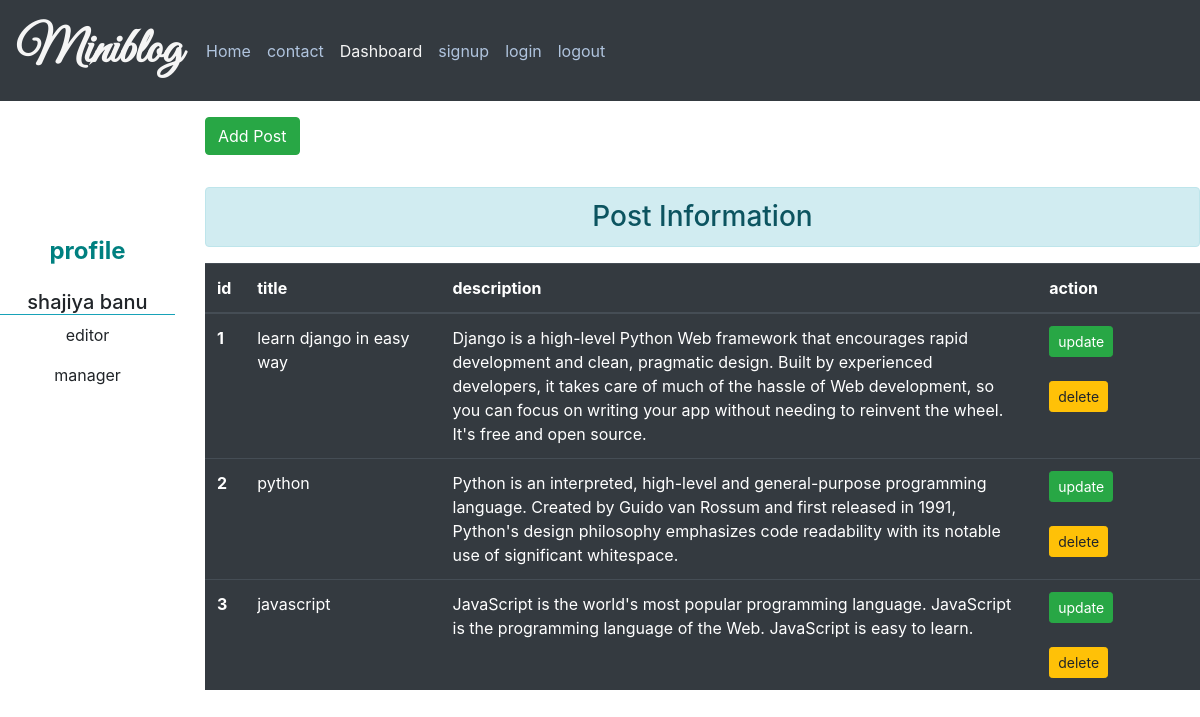
The app's page /dashboard/ (signed in) with its own data.
### blog/models.py (models this page shows)
class blog(models.Model):
    title=models.CharField(max_length=70)
    desc=models.TextField()

### blog/views.py (the view)
# urls.py: path('dashboard/',views.dashboard,name='dashboard'),
def dashboard(request):
    if request.user.is_authenticated:
        if request.method=='POST':
            fm=blog(request.POST)
            user=fm.save()
            group=Group.objects.get(name='editor')
            user.groups.add(group)
        stud=blog.objects.all()
        user=request.user
        full_name=user.get_full_name()
        gps=user.groups.all()
        return render(request,'dashboard.html',{'stud':stud,'full_name':full_name,'groups':gps,'dashboard':'active'})
    else:
        return HttpResponseRedirect('/login/')

### blog/templates/dashboard.html (shortened to what this page needs)
{% extends 'base.html' %}
{% block side %}
<div class="col-sm-2 text-center my-5 py-5"> <br>
  <h4 class="py-3 text-center profile group">profile</h4>
  <h5 class=" border-bottom border-info">{{full_name}}</h5>
  {% for groups in groups %}
  <p>{{groups.name}}</p>
  {% endfor %}
</div>
{% endblock side %}
{% block content %}
<div class="col-sm-10 ">
<a href="{% url 'add' %}" class="btn btn-success my-3 my-3" >Add Post</a>
<h3 class="alert alert-info mt-3 text-center">  Post Information </h1>
    <table class="table table-hover table-dark">
  <thead>
    <tr>
      <th scope="col" style="width: 2%;">id</th>
      <th scope="col" style="width: 18%;">title</th>
      <th scope="col" style="width: 55%;">description</th>
      <th scope="col" style="width: 15%;">action</th>
    </tr>
  </thead>
  <tbody>
  {% for stud in stud %}
    <tr>
      <th scope="row">{{stud.id}}</td>
      <td>{{stud.title}}</td>
      <td>{{stud.desc}}</td>
      <td > <a href="{% url 'update' stud.id %}" class="btn btn-sm btn-success">update</a> <br><br>
      {% if perms.blog.delete_blog %}
      <form action="{% url 'delete' stud.id %}" class="d-inline" method='POST'>
      <input type="submit" class="btn btn-sm btn-warning" value="delete">
      </form>
      {% endif %}
      {% endfor %}
      </td>
      </tr>
  </tbody>
</table>
{% endblock content %}

### blog/templates/base.html (shortened to what this page needs)
<!DOCTYPE html>
{% load static %}
<html lang="en">
<head>
    <link rel="stylesheet" href="{% static 'css/bootstrap.min.css' %}">
    <link rel="stylesheet" href="{% static 'css/all.min.css' %}">
    <link rel="stylesheet" href="{% static 'css/style.css' %}">
</head>
<body>
<div class="containr-fluid">
      <nav class="navbar navbar-expand-lg navbar-light bg-dark">
        <a class="navbar-brand nav-colo" >Miniblog</a>
        <div class="collapse navbar-collapse" id="navbarNavAltMarkup">
          <div class="navbar-nav">
            <a class="nav-link {{home}} nav-colo" href="{% url 'home' %}">Home<span class="sr-only">(current)</span></a>
            <a class="nav-link {{contact}} nav-colo" href="{% url 'contact' %}">contact</a>
            <a class="nav-link {{dashboard}} nav-colo" href="{% url 'dashboard' %}">Dashboard</a>
            <a class="nav-link {{signup}} nav-colo" href="{% url 'signup' %}">signup</a>
            <a class="nav-link {{login}} nav-colo" href="{% url 'login' %}">login</a>
            <a class="nav-link {{logout}} nav-colo" href="{% url 'logout' %}">logout</a>
          </div>
        </div>
      </nav>
</div>
<div class="row">
      {% block side %}
      {% endblock side %}
        {% block content %}
        {% endblock %}
</div>
</body>
</html>

### blog/static/css/style.css (style rules this page uses)
.nav-colo { color: lightsteelblue !important; font-weight:420; }
.navbar-brand { color:whitesmoke !important; font-weight: bold; font-family: 'Great Vibes', cursive; font-size: 50px; }
a.nav-link.active { color: whitesmoke !important; }
.profile { font-weight: bold; }
.group { color: teal !important; }

### records on screen
blog: id "1", title "learn django in easy way", desc "Django is a high-level Python Web framework that encourages rapid development and clean, pragmatic design. Built by experienced developers, it takes care of much of the hassle of Web development, so you can focus on writing your app without needing to reinvent the wheel. It's free and open source."
blog: id "2", title "python", desc "Python is an interpreted, high-level and general-purpose programming language. Created by Guido van Rossum and first released in 1991, Python's design philosophy emphasizes code readability with its notable use of significant whitespace."
blog: id "3", title "javascript", desc "JavaScript is the world's most popular programming language. JavaScript is the programming language of the Web. JavaScript is easy to learn."

### other values on screen
{{ full_name }} "shajiya banu"
{{ groups.name }} "editor"
{{ groups.name }} "manager"
